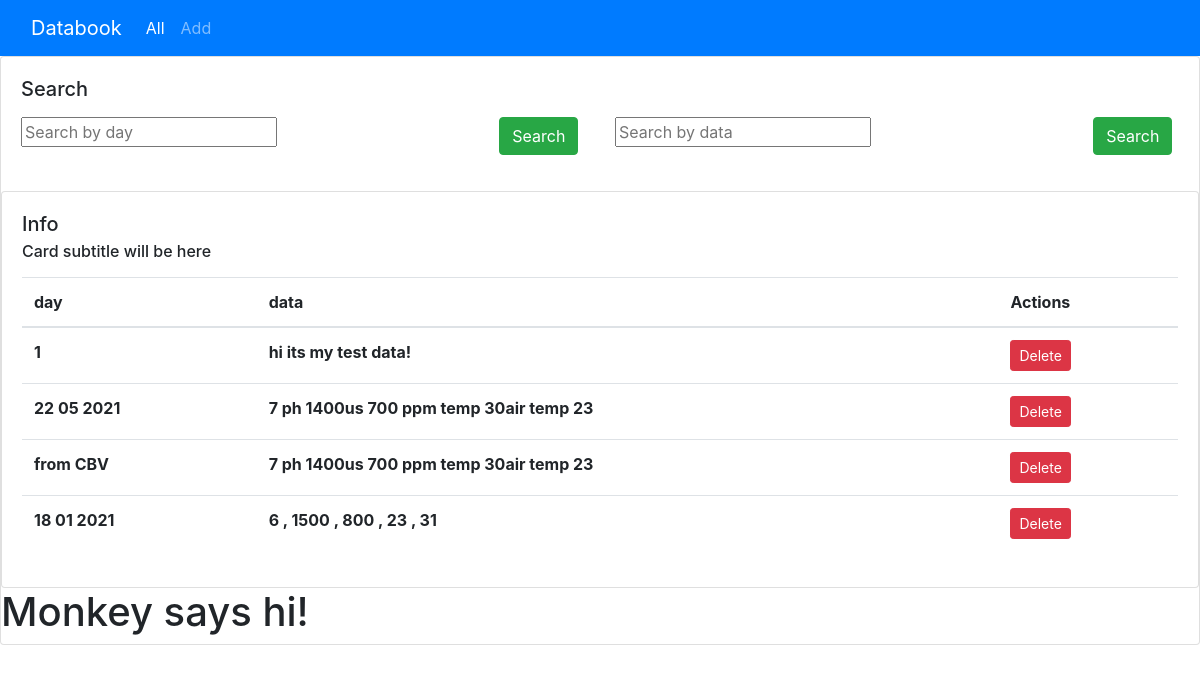
The page / on the database its author committed.
### databook/models.py (models this page shows, shortened)
class Date(models.Model):
    day=models.CharField("Today's date",max_length=50)
    def all_numbers_to_string(self):
        return ", ".join([data.data for data in self.numbers.all()])

class Info(models.Model):
    data=models.CharField('Info data', max_length=50)
    time=models.ForeignKey(Date,on_delete=models.CASCADE,
                           related_name="numbers")

### databook/views.py (the view, shortened to what this page needs)
# urls.py: path('',views.HomePageView.as_view(),name='home'),
class HomePageView(TemplateView):
    template_name = 'databook/home.html'
    def get_context_data(self,**kwargs):
        context = super().get_context_data(**kwargs)
        search_by = self.request.GET.get('search_by')
        query = self.request.GET.get('query')
        context["day"] = models.Date.objects.all()
        return context

### databook/templates/databook/home.html (shortened to what this page needs)
{% load crispy_forms_tags %}
<!doctype html>
<html lang="en">
  <head>
    <link rel="stylesheet" href="https://cdn.jsdelivr.net/npm/bootstrap@4.6.0/dist/css/bootstrap.min.css">
</head>
<body>
<div.container><nav class="navbar navbar-expand-lg navbar-dark bg-primary">
  <div class="container-fluid">
    <a class="navbar-brand" href="#">Databook</a>
    <ul class="navbar-nav me-auto mb-2 mb-lg-0">
        <li class="nav-item">
          <a class="nav-link active" aria-current="page" href="{% url 'home' %}">All</a>
        </li>
        <li class="nav-item">
          <a class="nav-link" href="{% url 'add' %}">Add</a>
        </li>
      </ul>
  </div>
</nav>
  <div class="card">
    <div class="card-body">
      <h5 class="card-title">Search</h5>
      <p class="card-text">
        <div class="row">
      <div class="col-6">
        <form action="" method="get">
          <div class="form-group form-row">
            <div class="col-10">
              <input type="text" class="from-control" name="query" placeholder="Search by day">
            </div>
            <div class="col-2">
              <button type="submit" class="btn btn-success">Search</button>
            </div>
          </div>
        </form>
      </div>
      <div class="col-6">
        <form action="" method="get">
          <div class="form-group form-row">
            <div class="col-10">
              <input type="text" class="from-control" name="query" placeholder="Search by data">
            </div>
            <div class="col-2">
              <button type="submit" class="btn btn-success">Search</button>
            </div>
          </div>
        </form>
      </div>
      </p>
    </div>
  </div>
<div class="card">
  <div class="card-body">
    <h5 class="card-title">Info</h5>
    <h6 class="card-subtitle">Card subtitle will be here</h6>
    <p class="card-text">
      <table class="table">
    <thead>
    <tr>
      <th scope="col">day</th>
      <th scope="col">data</th>
      <th scope="col">Actions</th>
    </tr>
    </thead>
    <tbody>
      {% for Date in day %}
        <tr>
          <th>{{ Date.day }}</th>
          <th>{{ Date.all_numbers_to_string }}</th>
          <th><a href="{% url 'delete' Date.pk %}" class="btn btn-sm btn-danger">Delete</a></th>
        </tr>
      {% endfor %}
    </tbody>
  </table>
    </p>
  </div>
</div>
</div.container>
<h1>Monkey says hi!</h1>
  </body>
</html>

### rows shown on the page
Date: day "1", all_numbers_to_string "hi its my test data!"
Date: day "22 05 2021", all_numbers_to_string "7 ph 1400us 700 ppm temp 30air temp 23"
Date: day "from CBV", all_numbers_to_string "7 ph 1400us 700 ppm temp 30air temp 23"
Date: day "18 01 2021", all_numbers_to_string "6 , 1500 , 800 , 23 , 31"
